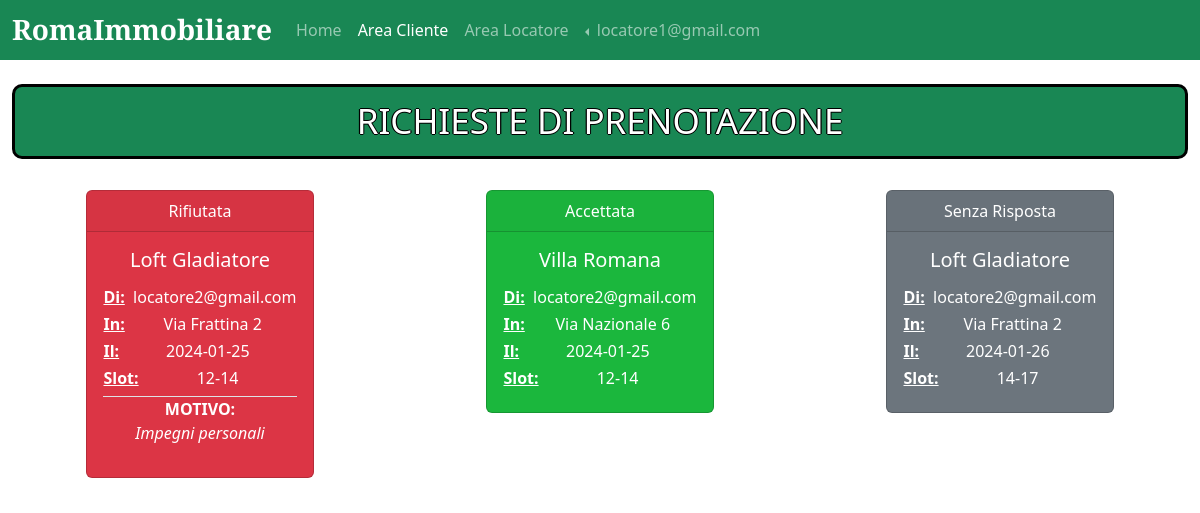
The app's page /area_cliente (signed in) with its own data.
### tables this page shows
CREATE TABLE "UTENTI" (
	"id"	INTEGER,
	"nickname"	TEXT NOT NULL,
	"password"	TEXT NOT NULL,
	"locatore"	TEXT,
	PRIMARY KEY("id" AUTOINCREMENT)
);

CREATE TABLE "PREN" (
	"id"	INTEGER,
	"id_annuncio"	INTEGER NOT NULL,
	"id_cliente"	INTEGER NOT NULL,
	"stato"	TEXT NOT NULL,
	"data"	TEXT NOT NULL,
	"ora"	INTEGER NOT NULL,
	"tipo"	TEXT NOT NULL,
	"motivo"	TEXT,
	PRIMARY KEY("id" AUTOINCREMENT),
	FOREIGN KEY("id_cliente") REFERENCES "UTENTI"("id"),
	FOREIGN KEY("id_annuncio") REFERENCES "ANNUNCI"("id")
);

CREATE TABLE "ANNUNCI" (
	"id"	INTEGER,
	"titolo"	TEXT NOT NULL,
	"indirizzo"	TEXT NOT NULL,
	"tipo"	TEXT NOT NULL,
	"prezzo"	INTEGER NOT NULL,
	"arredato"	TEXT NOT NULL,
	"num_loc"	TEXT NOT NULL,
	"desc"	TEXT NOT NULL,
	"disponibile"	TEXT NOT NULL,
	"immagine1"	TEXT NOT NULL,
	"immagine2"	TEXT,
	"immagine3"	TEXT,
	"immagine4"	TEXT,
	"immagine5"	TEXT,
	"id_locatore"	INTEGER NOT NULL,
	PRIMARY KEY("id" AUTOINCREMENT),
	FOREIGN KEY("id_locatore") REFERENCES "UTENTI"("id")
);

### app.py (the view)
@app.route('/area_cliente')
@login_required
def area_cliente():
    id=current_user.id
    pren=dao.get_pren_by_id_cliente(id)
    return render_template('area_cliente.html', prenotazioni=pren)

### app.py (called while the page is built)
@login_manager.user_loader
def load_user(user_id):
    utente = dao.get_user_by_id(user_id)
    if utente is not None:
        user = User(id=utente['id'], nickname=utente['nickname'], password=utente['password'],
                    locatore=utente['locatore'])
    else:
        user = None
    return user

### dao.py (called while the page is built)
def get_pren_by_id_cliente(id):
    conn = sqlite3.connect('db/Affitti.db')
    conn.row_factory = sqlite3.Row
    cursor = conn.cursor()
    sql = 'SELECT PREN.id_annuncio, PREN.id_cliente, PREN.stato, PREN.data, PREN.ora, PREN.tipo, PREN.motivo, UTENTI.nickname, ANNUNCI.titolo, ANNUNCI.indirizzo  FROM PREN, UTENTI, ANNUNCI WHERE PREN.id_cliente = ? AND PREN.id_annuncio=ANNUNCI.id AND ANNUNCI.id_locatore=UTENTI.id'
    cursor.execute(sql, (id,))
    prenotazioni = cursor.fetchall()
    cursor.close()
    conn.close()
    return prenotazioni

def get_user_by_id(id):
    conn = sqlite3.connect('db/Affitti.db')
    conn.row_factory = sqlite3.Row
    cursor = conn.cursor()
    sql = 'SELECT * FROM utenti WHERE id = ?'
    cursor.execute(sql, (id,))
    user = cursor.fetchone()
    cursor.close()
    conn.close()
    return user

### templates/area_cliente.html (shortened to what this page needs)
{%extends "base.html"%}
{%block cliente_active%}active{%endblock%}
{%block main%}
<div class="text-center mb-4">
    <h2 class="title-outline bg-success p-2" id="tit_richieste">RICHIESTE DI PRENOTAZIONE</h2>
  </div>
  <div class="row justify-content-center">
        {%for p in prenotazioni%}
            <div class="col-4 mb-3 text-center">
              <a href="{{ url_for('single', id=p.id_annuncio) }}" class="btn">
                  <div class="card {% if p.stato == 'A' %}text-white card-accettata{% elif p.stato == 'R' %}text-white bg-danger {% elif p.stato == '?' %}text-white bg-secondary {% endif %}">
                      <div class="card-header">
                          {% if p.stato == 'A' %}
                              Accettata
                          {% elif p.stato == 'R' %}
                              Rifiutata
                          {% elif p.stato == '?' %}
                              Senza Risposta
                          {% endif %}
                      </div>
                      <div class="card-body">
                        <h5 class="card-title text-white mb-3">{{p.titolo}}</h5>
                          <h6 class="card-title text-white"><strong class="text-white info-card text-decoration-underline">Di:</strong>&nbsp;&nbsp;{{p.nickname}}</h6>
                          <h6 class="card-title text-white"><strong class="text-white info-card text-decoration-underline">In:</strong>&nbsp;{{p.indirizzo}}</h6>
                          <h6 class="card-title text-white"><strong class="text-white info-card text-decoration-underline info-card">Il:</strong> {{p.data}}</h6>
                          <h6 class="card-title text-white"><strong class="text-white info-card text-decoration-underline">Slot:</strong> {{p.ora}}</h6>
                          {% if p.stato == 'R' %}
                              <div class="mb-3 border-top">
                                  <div>
                                    <strong class="form-label text-white">MOTIVO:</strong>
                                  </div>
                                  <em>{{p.motivo}}</em>
                              </div>
                          {% endif %}
                      </div>
                  </div>
              </a>
          </div>
            {% if loop.index % 3 == 0 %}
                </div><div class="row justify-content-center">
            {% endif %}
        {%endfor%}
  </div>
{%endblock%}

### templates/base.html (shortened to what this page needs)
<!DOCTYPE html>
<html lang="it">
    <head>
        <link href="https://cdn.jsdelivr.net/npm/bootstrap@5.3.2/dist/css/bootstrap.min.css" rel="stylesheet">
        <link rel="stylesheet" type="text/css" href="{{url_for('static', filename='style.css')}}">
    </head>
    <body>
        <header>
            <nav class="navbar fixed-top navbar-dark navbar-expand-lg bg-success">
                <div class="container-fluid">
                  <span class="titolo navbar-brand mb-0 h1">RomaImmobiliare</span>
                  <div class="collapse navbar-collapse" id="navbarSupportedContent">
                    <ul class="navbar-nav me-auto mb-2 mb-lg-0">
                      <li class="nav-item">
                        <a class="nav-link {%block home_active%}{%endblock%}" aria-current="page" href="/">Home</a>
                      </li>
                      {% if current_user.is_authenticated %}
                      <li class="nav-item">
                        <a class="nav-link {%block cliente_active%}{%endblock%}" href="{{url_for('area_cliente')}}">Area Cliente</a>
                      </li>
                      {% if current_user.locatore=='1' %}
                      <li class="nav-item">
                        <a class="nav-link {%block locatore_active%}{%endblock%}" href="{{url_for('area_locatore')}}">Area Locatore</a>
                      </li>
                      {% endif %}
                      <li class="nav-item dropdown dropstart">
                        <a class="nav-link dropdown-toggle" href="#" role="button" data-bs-toggle="dropdown" aria-expanded="false">
                          {{current_user.nickname}}
                        </a>
                      </li>
                      {% endif %}
                    </ul>
                  </div>
                </div>
              </nav>
        </header>
        <div class="container-fluid under-nav">
            <div class="row">
            <main class="col-12">
              {%block main%}{%endblock%}
            </main>
            </div>
    </body>
</html>

### static/style.css (style rules this page uses)
#tit_richieste { font-size: 35px; border: 3px solid black; border-radius: 10px; color: white; }
.info-card { float: left; }
.card-accettata { background-color: #1bb73d; }
.titolo { font-family: 'Playfair Display', serif; font-size: 28px; font-weight: bold; color: white; text-align: center; margin-bottom: 0; }
.title-outline { font-size: 2.5rem; line-height: 150%; text-shadow: -1.2px 0 #000000, 0 1.2px #000000, 1.2px 0 #000000, 0 -1.2px #000000; color: #218838; }
.under-nav { margin-top: 60px; }

### records on screen
UTENTI: nickname "locatore1@gmail.com"
PREN: stato "Rifiutata", titolo "Loft Gladiatore", nickname "locatore2@gmail.com", indirizzo "Via Frattina 2", data "2024-01-25", ora "12-14", motivo "Impegni personali"
PREN: stato "Accettata", titolo "Villa Romana", nickname "locatore2@gmail.com", indirizzo "Via Nazionale 6", data "2024-01-25", ora "12-14"
PREN: stato "Senza Risposta", titolo "Loft Gladiatore", nickname "locatore2@gmail.com", indirizzo "Via Frattina 2", data "2024-01-26", ora "14-17"
